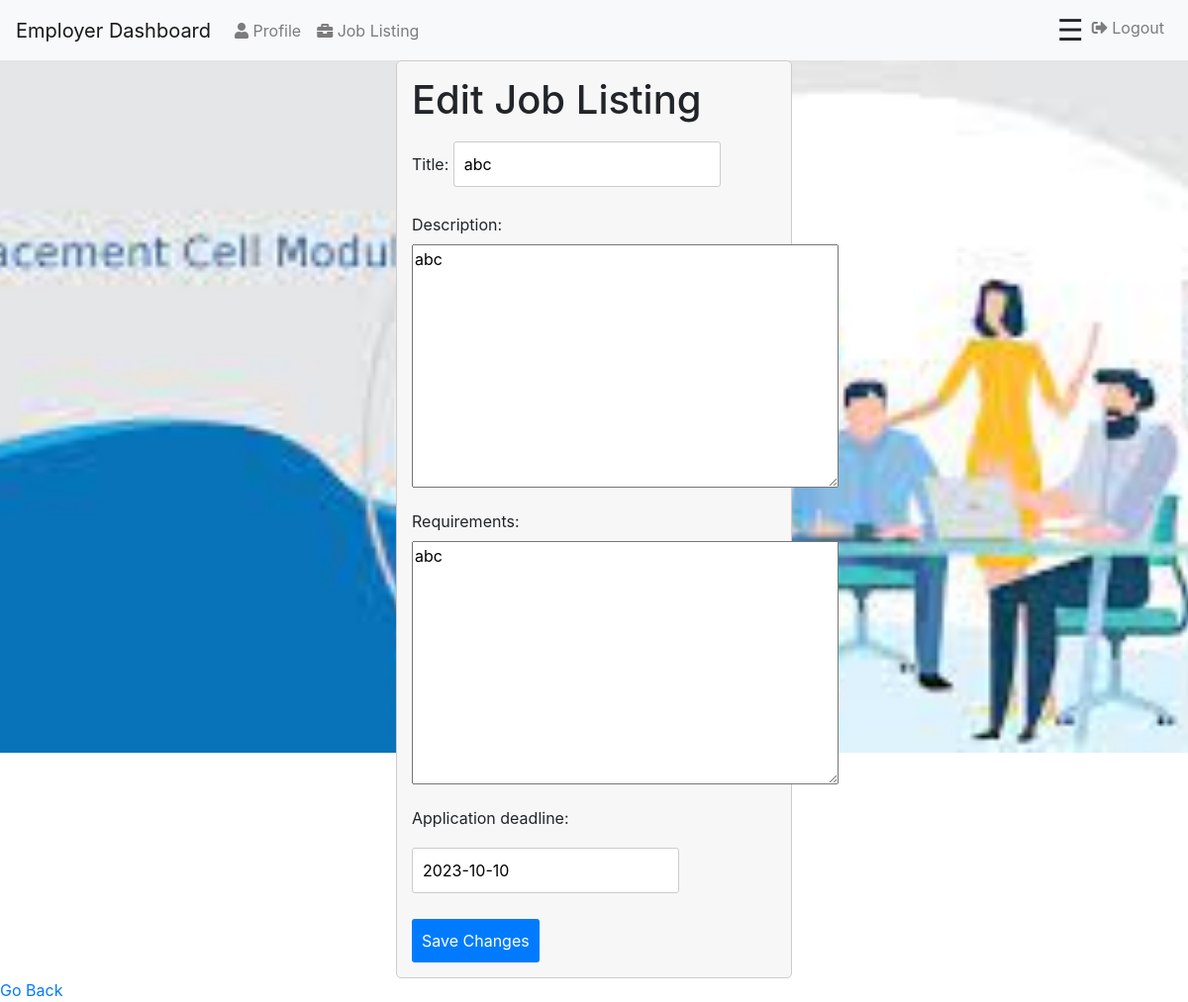
Before: /jobs/1/edit/ (signed in) with the older database file.
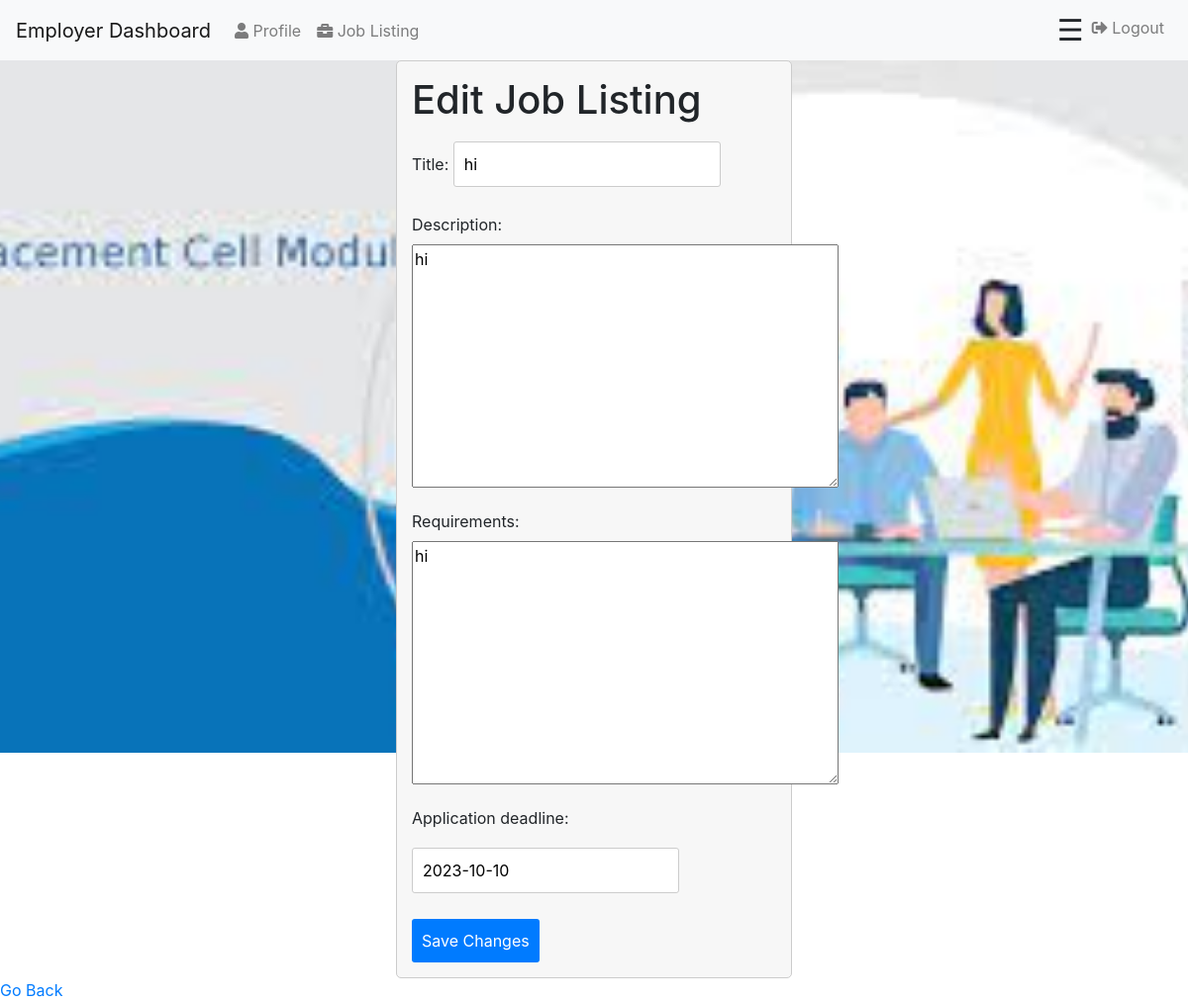
After: the same page with the newer database file.
### job_management/models.py (models this page shows, shortened)
class Job(models.Model):
    employer = models.ForeignKey(EmployerProfile, on_delete=models.CASCADE)
    title = models.CharField(max_length=100)
    description = models.TextField()
    requirements = models.TextField()
    application_deadline = models.DateField()

### job_management/views.py (the view)
# urls.py: path('jobs/<int:job_id>/edit/', views.edit_job, name='edit_job'),
@login_required(login_url='employer_login')
def edit_job(request, job_id):
    job = Job.objects.get(pk=job_id)
    if request.method == 'POST':
        user = EmployerProfile.objects.get(user=request.user)
        if user.is_verified:
            form = JobForm(request.POST, instance=job)
            if form.is_valid():
                form.save()
        return redirect('job_listing_page')
    else:
        form = JobForm(instance=job)
    return render(request, 'edit_job.html', {'form': form, 'job': job})

### job_management/forms.py
class JobForm(forms.ModelForm):
    class Meta:
        model = Job
        exclude = ['employer']
    widgets = {
        'interview_date': forms.DateInput(attrs={'type': 'date'}),
        'applied_date': forms.DateInput(attrs={'type': 'date'}),
    }

### user_management/custom_auth.py (called while the page is built)
    def get_user(self, user_id):
        User = get_user_model()
        try:
            return User.objects.get(pk=user_id)
        except User.DoesNotExist:
            return None

### job_management/templates/edit_job.html (shortened to what this page needs)
{% extends 'employer_dashboard.html' %}
{% block content %}
<form method="post" class="form-signin" >
    <h1>Edit Job Listing</h1>
    {{ form.as_p }}
    <button type="submit">Save Changes</button>
</form>
<a href="{% url 'job_listing_page' %}">Go Back</a>
{% endblock %}

Changed rows visible on the page:
changed Job: title "abc" → "hi"; description "abc" → "hi"; requirements "abc" → "hi"
